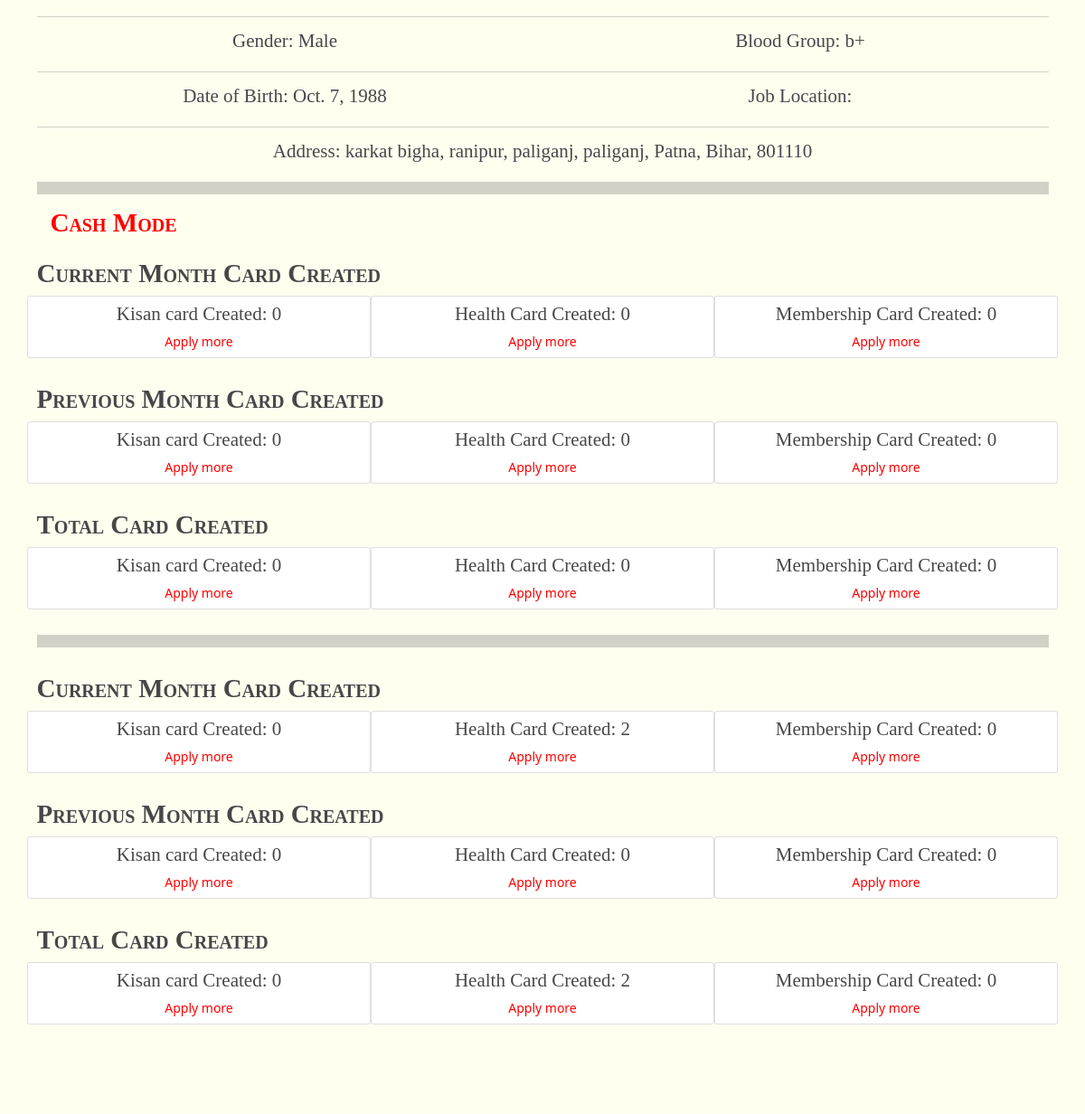
Before: /profile (signed in, middle part) with the older database file.
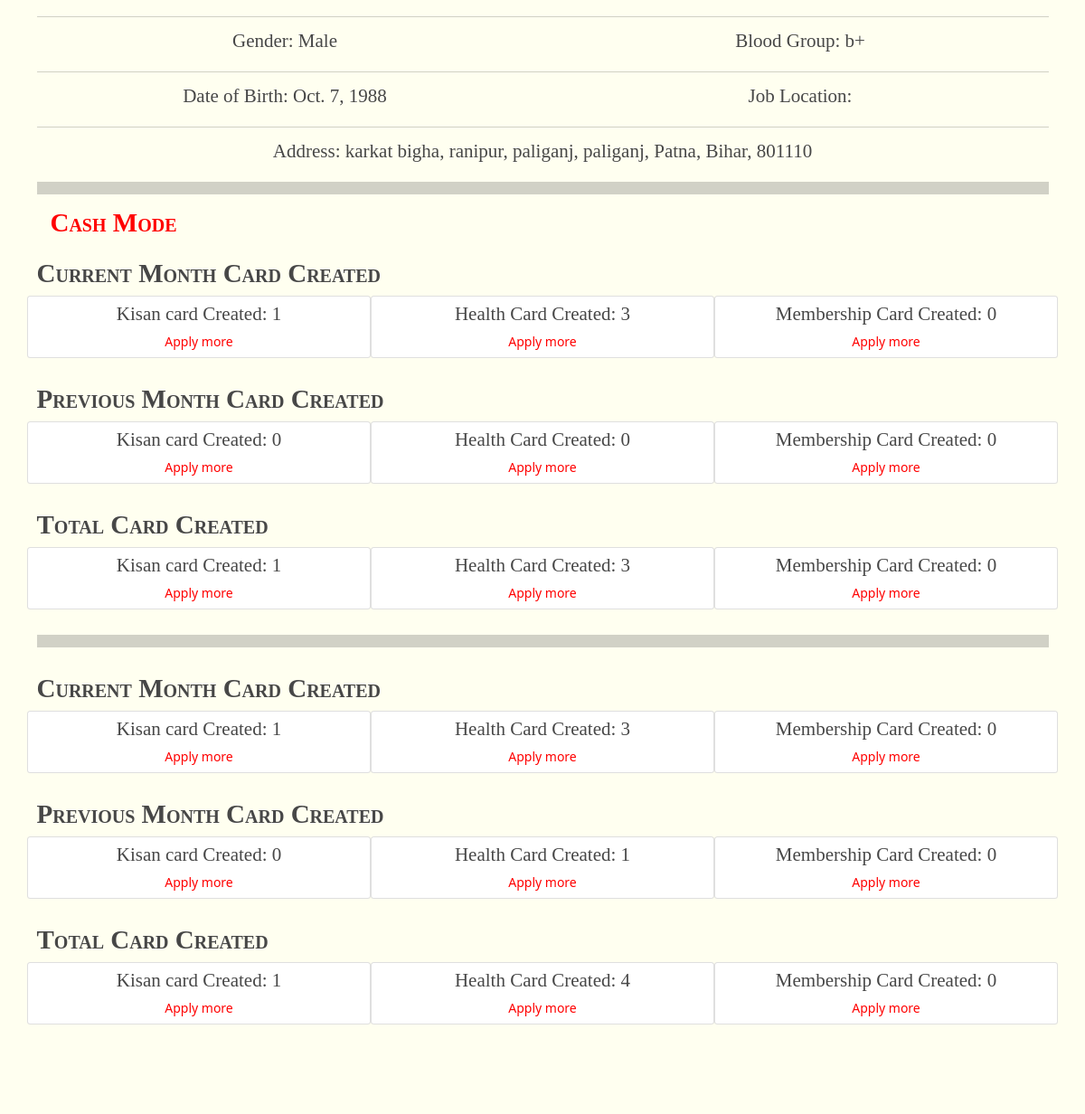
After: the same page with the newer database file.
### EmployeeProfile/models.py (models this page shows, shortened)
class EmployeeProfile(models.Model):
    emmloyeeid = models.CharField(max_length=14, default="", unique=True,)
    email = models.CharField(max_length=100, unique=True,)
    user = models.OneToOneField(
        User, on_delete=models.CASCADE, related_name='profile')
    name = models.CharField(max_length=50, unique=False)
    phone_number = models.CharField(
        max_length=10, unique=True, null=False, blank=False)
    GENDER_CHOICES = (
        ('Male', 'Male'),
        ('Female', 'Female'),
    )
    gender = models.CharField(max_length=6, choices=GENDER_CHOICES)
    JOB_CHOICES = (
        ('DISTRICT DEVELOPMENT MANAGER', 'DISTRICT DEVELOPMENT MANAGER'),
        ('BLOCK DEVELOPMENT MANAGER', 'BLOCK DEVELOPMENT MANAGER'),
        ('FIELD EXECUTIVE', 'FIELD EXECUTIVE'),
        ('AGRICULTURAL ADVISOR', 'AGRICULTURAL ADVISOR'),
        ('COMPUTER TRAINER', 'COMPUTER TRAINER'),
        ('BEAUTICIAN', 'BEAUTICIAN'),
        ('TAILORING', 'TAILORING'),
        ('Office Boy/Peon', 'Office Boy/Peon'),
        ('Banking Trainer', 'Banking Trainer'),
        ('Regional Manager', 'Regional Manager'),
        ('Accountant/Cashier', 'Accountant/Cashier'),
        ('Receptionist', 'Receptionist'),
        ('Vendor', 'Vendor'),
    )
    designation = models.CharField(max_length=32, choices=JOB_CHOICES)
    job_location = models.CharField(max_length=100, default="", blank=True)
    bloodgroup = models.CharField(max_length=10, default="")
    dob = models.DateField()
    can_accept_cash = models.BooleanField(default=False)
    Address = models.CharField(max_length=500, default="")
    image = models.ImageField(upload_to="Employee", blank=True, null=True)
    total_health_card_created = models.IntegerField(default=0)
    total_kisan_card_created = models.IntegerField(default=0)
    total_membership_card_created = models.IntegerField(default=0)
    current_month_health_card_created = models.IntegerField(default=0)
    current_month_kisan_card_created = models.IntegerField(default=0)
    current_month_membership_card_created = models.IntegerField(default=0)
    previous_month_health_card_created = models.IntegerField(default=0)
    previous_month_kisan_card_created = models.IntegerField(default=0)
    previous_month_membership_card_created = models.IntegerField(default=0)
    cash_mode_total_health_card_created = models.IntegerField(default=0)
    cash_mode_total_kisan_card_created = models.IntegerField(default=0)
    cash_mode_total_membership_card_created = models.IntegerField(default=0)
    cash_mode_current_month_health_card_created = models.IntegerField(default=0)
    cash_mode_current_month_kisan_card_created = models.IntegerField(default=0)
    cash_mode_current_month_membership_card_created = models.IntegerField(default=0)
    cash_mode_previous_month_health_card_created = models.IntegerField(default=0)
    cash_mode_previous_month_kisan_card_created = models.IntegerField(default=0)
    cash_mode_previous_month_membership_card_created = models.IntegerField(default=0)
    class Meta:
        db_table = "profile"
        verbose_name_plural = "Employee Profiles"

### ifheplapp/views.py (the view)
# urls.py: path('profile', views.profile, name="profile"),
@login_required(login_url='/login')
def profile(request):
    profile = EmployeeProfile.objects.filter(user=request.user)
    return render(request, "profile.html", {"profile": profile})

### ifheplapp/templates/profile.html (shortened to what the changed rows need)
{% extends 'extends/base.html' %}
{% block body %}
<div class="row1" style="background-color: rgb(255, 255, 240);">
  <div class="container">
    <div class="my-2">
      {% for prof in profile %}
      <hr>
      <div class="row">
        <div class="col-md-6 text-center">
          <h4>Gender: {{prof.gender}}</h4>
        </div>
        <div class="col-md-6 text-center">
          <h4>Blood Group: {{prof.bloodgroup}}</h4>
        </div>
      </div>
      <hr>
      <div class="row">
        <div class="col-md-6 text-center">
          <h4>Date of Birth: {{prof.dob}}</h4>
        </div>
        <div class="col-md-6 text-center">
          <h4>Job Location: {{prof.job_location}}</h4>
        </div>
      </div>
      <hr>
      <div class="row">
        <div class="col-md text-center">
          <h4>Address: {{prof.Address}}</h4>
        </div>
      </div>
      <hr class="py-2">
      <h3 style="color: red !important;" class="logoname text-center">Cash Mode</h3>
      <div class="row py-3">
        <h3 class="logoname">Current Month Card Created</h3>
        <div class="col-md-4 text-center card py-2">
          <h4>Kisan card Created: {{prof.cash_mode_current_month_kisan_card_created}}</h4>
          <a style="color: red;" href="/card/Kisan-Card/apply">Apply more</a>
        </div>
        <div class="col-md-4 text-center card py-2">
          <h4>Health Card Created: {{prof.cash_mode_current_month_health_card_created}}</h4>
          <a style="color: red;" href="/card/Health-Card/apply">Apply more</a>
        </div>
        <div class="col-md-4 text-center card py-2">
          <h4>Membership Card Created: {{prof.cash_mode_current_month_membership_card_created}}</h4>
          <a style="color: red;" href="/membership">Apply more</a>
        </div>
      </div>
      <div class="row py-3">
        <h3 class="logoname">Previous Month Card Created</h3>
        <div class="col-md-4 text-center card py-2">
          <h4>Kisan card Created: {{prof.cash_mode_previous_month_kisan_card_created}}</h4>
          <a style="color: red;" href="/card/Kisan-Card/apply">Apply more</a>
        </div>
        <div class="col-md-4 text-center card py-2">
          <h4>Health Card Created: {{prof.cash_mode_previous_month_health_card_created}}</h4>
          <a style="color: red;" href="/card/Health-Card/apply">Apply more</a>
        </div>
        <div class="col-md-4 text-center card py-2">
          <h4>Membership Card Created: {{prof.cash_mode_previous_month_membership_card_created}}</h4>
          <a style="color: red;" href="/membership">Apply more</a>
        </div>
      </div>
      <div class="row py-3">
        <h3 class="logoname">Total Card Created</h3>
        <div class="col-md-4 text-center card py-2">
          <h4>Kisan card Created: {{prof.cash_mode_total_kisan_card_created}}</h4>
          <a style="color: red;" href="/card/Kisan-Card/apply">Apply more</a>
        </div>
        <div class="col-md-4 text-center card py-2">
          <h4>Health Card Created: {{prof.cash_mode_total_health_card_created}}</h4>
          <a style="color: red;" href="/card/Health-Card/apply">Apply more</a>
        </div>
        <div class="col-md-4 text-center card py-2">
          <h4>Membership Card Created: {{prof.cash_mode_total_membership_card_created}}</h4>
          <a style="color: red;" href="/membership">Apply more</a>
        </div>
      </div>
      <hr class="py-2">
      <div class="row py-3">
        <h3 class="logoname">Current Month Card Created</h3>
        <div class="col-md-4 text-center card py-2">
          <h4>Kisan card Created: {{prof.current_month_kisan_card_created}}</h4>
          <a style="color: red;" href="/card/Kisan-Card/apply">Apply more</a>
        </div>
        <div class="col-md-4 text-center card py-2">
          <h4>Health Card Created: {{prof.current_month_health_card_created}}</h4>
          <a style="color: red;" href="/card/Health-Card/apply">Apply more</a>
        </div>
        <div class="col-md-4 text-center card py-2">
          <h4>Membership Card Created: {{prof.current_month_membership_card_created}}</h4>
          <a style="color: red;" href="/membership">Apply more</a>
        </div>
      </div>
      <div class="row py-3">
        <h3 class="logoname">Previous Month Card Created</h3>
        <div class="col-md-4 text-center card py-2">
          <h4>Kisan card Created: {{prof.previous_month_kisan_card_created}}</h4>
          <a style="color: red;" href="/card/Kisan-Card/apply">Apply more</a>
        </div>
        <div class="col-md-4 text-center card py-2">
          <h4>Health Card Created: {{prof.previous_month_health_card_created}}</h4>
          <a style="color: red;" href="/card/Health-Card/apply">Apply more</a>
        </div>
        <div class="col-md-4 text-center card py-2">
          <h4>Membership Card Created: {{prof.previous_month_membership_card_created}}</h4>
          <a style="color: red;" href="/membership">Apply more</a>
        </div>
      </div>
      <div class="row py-3">
        <h3 class="logoname">Total Card Created</h3>
        <div class="col-md-4 text-center card py-2">
          <h4>Kisan card Created: {{prof.total_kisan_card_created}}</h4>
          <a style="color: red;" href="/card/Kisan-Card/apply">Apply more</a>
        </div>
        <div class="col-md-4 text-center card py-2">
          <h4>Health Card Created: {{prof.total_health_card_created}}</h4>
          <a style="color: red;" href="/card/Health-Card/apply">Apply more</a>
        </div>
        <div class="col-md-4 text-center card py-2">
          <h4>Membership Card Created: {{prof.total_membership_card_created}}</h4>
          <a style="color: red;" href="/membership">Apply more</a>
        </div>
      </div>
      {% endfor %}
    </div>
  </div>
</div>
{% endblock body %}

Changed rows visible on the page:
changed EmployeeProfile "Male": cash_mode_current_month_kisan_card_created "0" → "1"; cash_mode_current_month_health_card_created "0" → "3"; cash_mode_total_kisan_card_created "0" → "1"; cash_mode_total_health_card_created "0" → "3"; current_month_kisan_card_created "0" → "1"; current_month_health_card_created "2" → "3"; previous_month_health_card_created "0" → "1"; total_kisan_card_created "0" → "1"; total_health_card_created "2" → "4"
